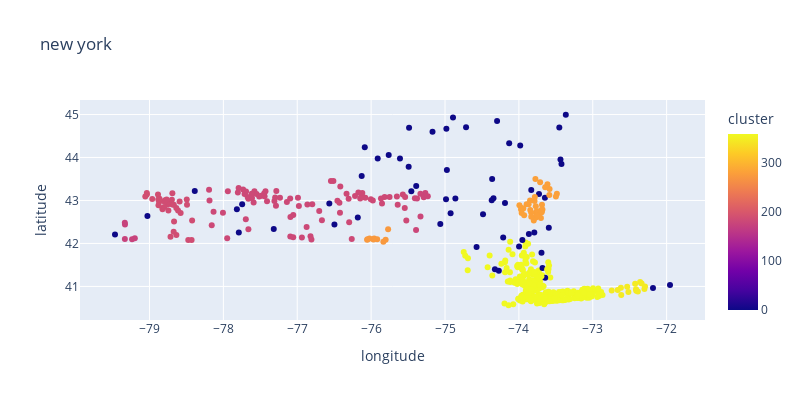

Notebook cell for this chart:
### Markdown cell above
##### NY

### Code cell
state_name = "new york"

fig = px.scatter(
    df_merged[df_merged[STATE].isin([state_name])],
    y=LATITUDE,
    x=LONGITUDE,
    color=CLUSTER,
    hover_data=[CITY, STATE, MSA, POPULATION],
    height=400,
    width=800,
    title=f"{state_name}"
)
fig.update_layout(uniformtext_mode="hide", showlegend=False)
fig.show()

### Figure 1 — Plotly figure (JSON) as saved in the notebook; plotly's stock layout.template omitted (floating-point values rounded to 4 significant figures; data arrays with more than 128 entries replaced by an {"elided": "..."} marker saying what was removed)
{"data": [{"customdata": {"elided": "508x4 mixed values"}, "hovertemplate": "longitude=%{x}<br>latitude=%{y}<br>city=%{customdata[0]}<br>state=%{customdata[1]}<br>msa=%{customdata[2]}<br>population=%{customdata[3]}<br>cluster=%{marker.color}<extra></extra>", "legendgroup": "", "marker": {"color": {"elided": "508 int values"}, "coloraxis": "coloraxis", "symbol": "circle"}, "mode": "markers", "name": "", "orientation": "v", "showlegend": false, "type": "scatter", "x": {"elided": "508 float values"}, "xaxis": "x", "y": {"elided": "508 float values"}, "yaxis": "y"}], "layout": {"coloraxis": {"colorbar": {"title": {"text": "cluster"}}, "colorscale": [[0, "#0d0887"], [0.1111, "#46039f"], [0.2222, "#7201a8"], [0.3333, "#9c179e"], [0.4444, "#bd3786"], [0.5556, "#d8576b"], [0.6667, "#ed7953"], [0.7778, "#fb9f3a"], [0.8889, "#fdca26"], [1, "#f0f921"]]}, "height": 400, "legend": {"tracegroupgap": 0}, "showlegend": false, "title": {"text": "new york"}, "uniformtext": {"mode": "hide"}, "width": 800, "xaxis": {"anchor": "y", "domain": [0, 1], "title": {"text": "longitude"}}, "yaxis": {"anchor": "x", "domain": [0, 1], "title": {"text": "latitude"}}}}
